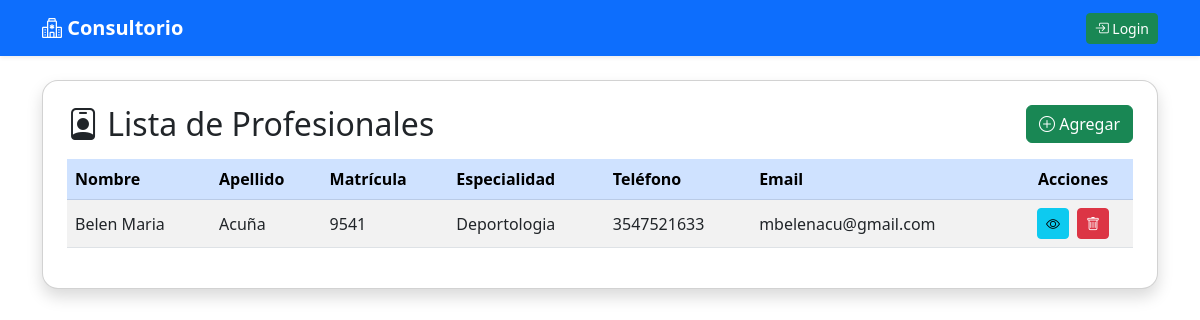
The app's page /lista_profesionales/ with its own data.
### kinesiologia/models.py (models this page shows, shortened)
class Profesional (models.Model):
    Nombre = models.CharField(max_length=50)
    Apellido = models.CharField(max_length=50)
    Especialidad = models.CharField(max_length=50)
    Tel = models.CharField(max_length=50)
    Email = models.EmailField()
    matricula = models.IntegerField(default=0)

### kinesiologia/views.py (the view)
# urls.py: path('lista_profesionales/', views.profesionalListView.as_view(template_name='profesional_list.html'), name='lista_profesionales'),
class profesionalListView(ListView):
    model = Profesional
    template_name = 'profesional_list.html'
    context_object_name = 'profesionales'

### kinesiologia/templates/profesional_list.html
{% extends 'base.html' %}
{% block content %}
<div class="card shadow rounded-4 p-4 mt-4">
  <div class="d-flex justify-content-between align-items-center mb-3">
    <h2 class="mb-0"><i class="bi bi-person-badge"></i> Lista de Profesionales</h2>
    <a href="{% url 'crear_profesional' %}" class="btn btn-success">
      <i class="bi bi-plus-circle"></i> Agregar
    </a>
  </div>
  <div class="table-responsive">
    <table class="table table-striped table-hover align-middle">
      <thead class="table-primary">
        <tr>
          <th>Nombre</th>
          <th>Apellido</th>
          <th>Matrícula</th>
          <th>Especialidad</th>
          <th>Teléfono</th>
          <th>Email</th>
          <th class="text-center">Acciones</th>
        </tr>
      </thead>
      <tbody>
        {% for profesional in profesionales %}
        <tr>
          <td>{{ profesional.Nombre }}</td>
          <td>{{ profesional.Apellido }}</td>
          <td>{{ profesional.matricula }}</td>
          <td>{{ profesional.Especialidad }}</td>
          <td>{{ profesional.Tel }}</td>
          <td>{{ profesional.Email }}</td>
          <td class="text-center">
            <a href="{% url 'detalle_profesional' profesional.pk %}" class="btn btn-info btn-sm me-1" title="Ver"><i class="bi bi-eye"></i></a>
            <a href="{% url 'borrar_profesional' profesional.pk %}" class="btn btn-danger btn-sm" title="Eliminar"><i class="bi bi-trash"></i></a>
          </td>
        </tr>
        {% empty %}
        <tr><td colspan="7" class="text-center">No hay profesionales registrados.</td></tr>
        {% endfor %}
      </tbody>
    </table>
  </div>
</div>
{% endblock %}

### records on screen
Profesional: Nombre "Belen Maria", Apellido "Acuña", matricula "9541", Especialidad "Deportologia", Tel "3547521633", Email "mbelenacu@gmail.com"
